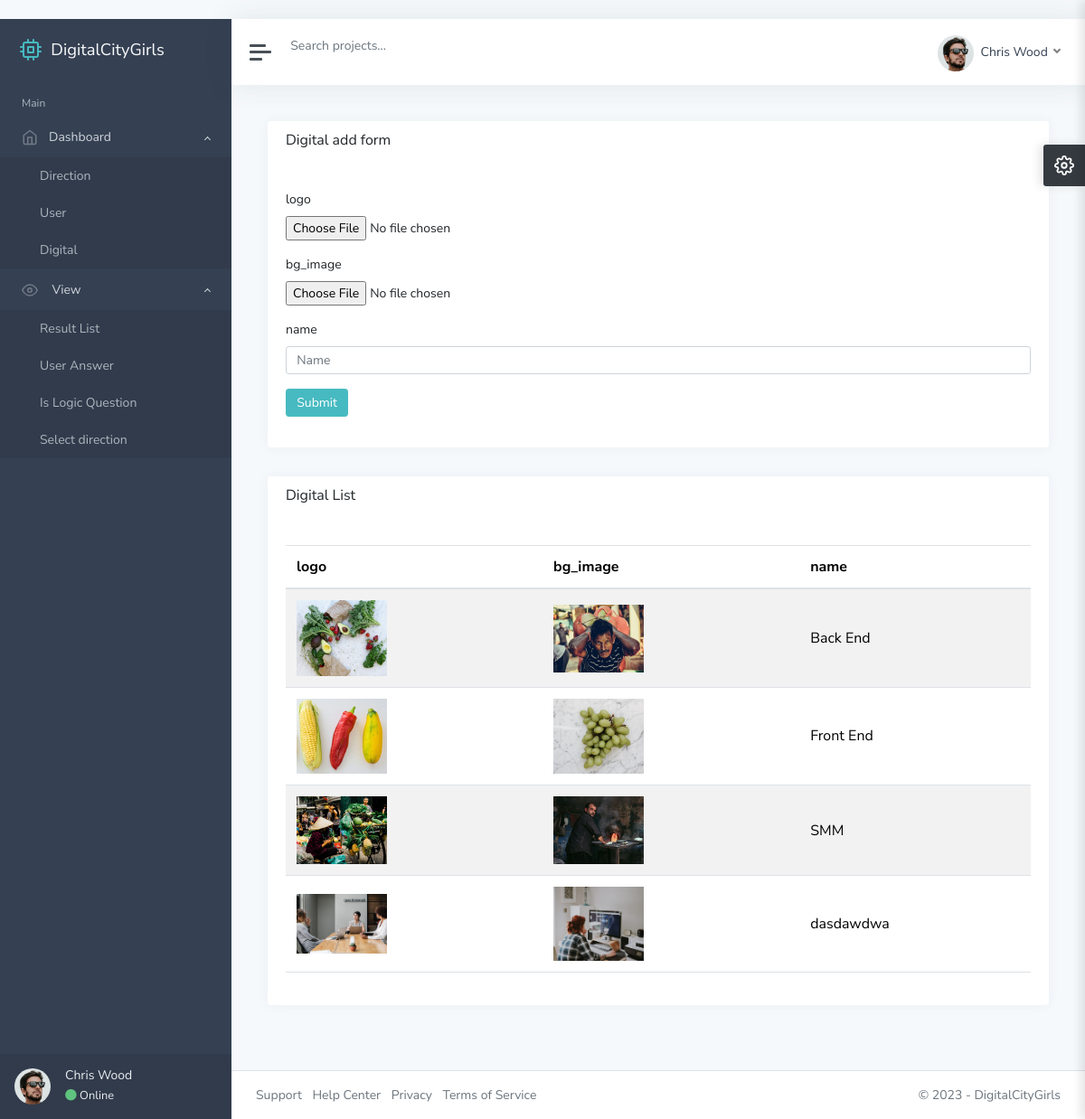
Page /ad/digital/ on the committed database.
### main/models.py (models this page shows, shortened)
class Digital(models.Model):
    logo = models.ImageField()
    bg_image = models.ImageField()
    name = models.CharField(max_length=255)

### adminstrator/views.py (the view)
# urls.py: path("digital/", digital_view, name='digital'),
def digital_view(request):
    context = {
        "digital": Digital.objects.all(),
    }
    return render(request, "digital.html", context)

### template/digital.html (shortened to what this page needs)
﻿{% extends 'base.html' %}
{% load static %}
{% block content %}
			<main class="content">
				<div class="container-fluid p-0">
					<div class="row">
						<div class="col-12 col-xl-12">
							<div class="card">
								<div class="card-header">
									<h5 class="card-title">Digital add form </h5>
								</div>
								<div class="card-body">
									<form action="{% url 'create-digital' %}"  method="post" enctype="multipart/form-data">
										<div class="form-group">
											<label class="form-label">logo</label>
											<input type="file" name="logo" class="form-control-file" required>
										</div>
										<div class="form-group">
											<label class="form-label">bg_image</label>
											<input type="file" name="bg_image" class="form-control-file" required>
										</div>
										<div class="form-group">
											<label class="form-label">name</label>
											<input type="text" name="name" class="form-control" placeholder="Name" required>
										</div>
										<button type="submit" class="btn btn-primary">Submit</button>
									</form>
								</div>
							</div>
						</div>
					</div>
					<div class="row">
						<div class="col-12 col-xl-12">
							<div class="card">
								<div class="card-header">
									<h5 class="card-title">Digital  List</h5>
								</div>
								<div class="card-body">
									<table id="datatables-basic" class="table table-striped" style="width:100%">
										<thead>
											<tr>
												<th>logo</th>
												<th>bg_image</th>
												<th>name</th>
											</tr>
										</thead>
										<tbody>
										{% for i in digital %}
											<tr>
												<td><img width="100px" src="{{ i.logo.url }}" alt=""></td>
												<td><img width="100px" src="{{ i.bg_image.url }}" alt=""></td>
												<td>{{ i.name }}</td>
											</tr>
										{% endfor %}
										</tbody>
									</table>
								</div>
							</div>
						</div>
					</div>
				</div>
			</main>
{% endblock content %}

### template/base.html (style rules this page uses)
body { opacity: 0; }

### rows in the picture
Digital: logo (picture), bg_image (picture), name "Back End"
Digital: logo (picture), bg_image (picture), name "Front End"
Digital: logo (picture), bg_image (picture), name "SMM"
Digital: logo (picture), bg_image (picture), name "dasdawdwa"
